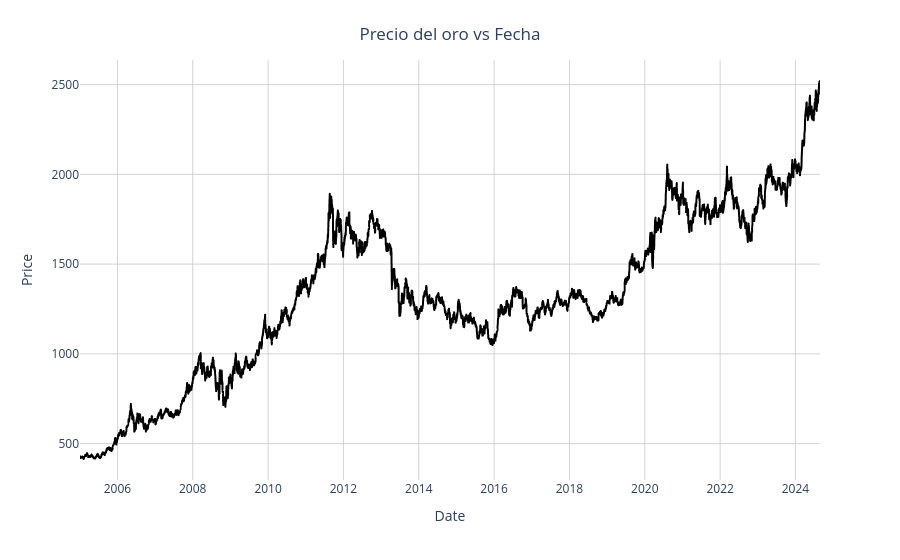

Source (notebook cell):
### Code cell
# Tendencia de los precios del oro respecto a la fecha correspondiente
fig = px.line(y=df.Price, x=df.index)

fig.update_traces(line_color='black') 

fig.update_layout(
    xaxis_title="Date",
    yaxis_title="Price",
    title={'text': "Precio del oro vs Fecha ", 'y':0.95, 'x':0.5, 'xanchor':'center', 'yanchor':'top'},
    plot_bgcolor='white',
    xaxis=dict(
        showgrid=True,
        gridcolor='lightgray',
        hoverformat='%d-%m-%Y'  # PAra mostrar fecha exacta sobre cada punto
    ),
    yaxis=dict(
        showgrid=True,
        gridcolor='lightgray'
    )
)

fig.show()

### Figure 1 — Plotly figure (JSON) as saved in the notebook; plotly's stock layout.template omitted (floating-point values rounded to 4 significant figures; data arrays with more than 128 entries replaced by an {"elided": "..."} marker saying what was removed)
{"data": [{"hovertemplate": "x=%{x}<br>y=%{y}<extra></extra>", "legendgroup": "", "line": {"color": "black", "dash": "solid"}, "marker": {"symbol": "circle"}, "mode": "lines", "name": "", "showlegend": false, "type": "scattergl", "x": {"elided": "5000 str values"}, "xaxis": "x", "y": {"elided": "5000 float values"}, "yaxis": "y"}], "layout": {"autosize": true, "legend": {"tracegroupgap": 0}, "margin": {"t": 60}, "plot_bgcolor": "white", "title": {"text": "Precio del oro vs Fecha ", "x": 0.5, "xanchor": "center", "y": 0.95, "yanchor": "top"}, "xaxis": {"anchor": "y", "autorange": true, "domain": [0, 1], "gridcolor": "lightgray", "hoverformat": "%d-%m-%Y", "range": ["2005-01-03", "2024-08-26"], "showgrid": true, "title": {"text": "Date"}, "type": "date"}, "yaxis": {"anchor": "x", "autorange": true, "domain": [0, 1], "gridcolor": "lightgray", "range": [297.3, 2637.0], "showgrid": true, "title": {"text": "Price"}, "type": "linear"}}}
